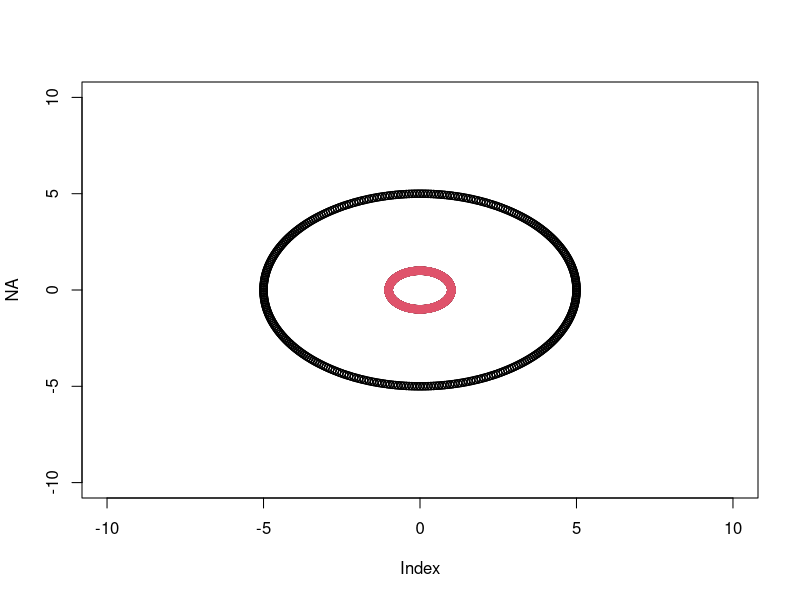

Source code (R):
library(dbscan)
plot(NA, xlim=c(-10,10), ylim=c(-10,10))


r=5
x<-vector("numeric")
y<-vector("numeric")

for (theta in seq(0,360,1))
{
  x=rbind(x, r*cos(theta*pi/180))
  y=rbind(y, r*sin(theta*pi/180))
  
}

r=1

for (theta in seq(0,360,1))
{
  x=rbind(x, r*cos(theta*pi/180))
  y=rbind(y, r*sin(theta*pi/180))
  
}

points(x,y)

dbscantoy = data.frame(x=x,y=y)
clusters = dbscan(dbscantoy, eps = 1, minPts = 4)
print(clusters)
points(x,y, col=clusters$cluster)
